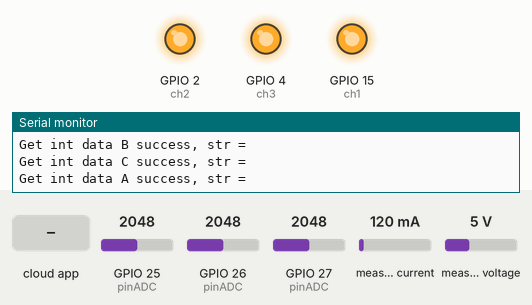
Simulated run of this sketch. Board: ESP32. Shown: output pins drawn as LEDs (lit = HIGH), the last lines printed to the serial monitor. The inputs (shaded band) are chosen by the test bench; at power-on: GPIO 25 (pinADC) = 2048, GPIO 26 (pinADC) = 2048, GPIO 27 (pinADC) = 2048, measured current 120 mA, measured voltage 5 V. WiFi joins after 1.5 s; servers stay silent unless stated; the Firebase database answers and starts empty.

Above: at 2.7 s.
2.8 s: the phone or cloud app sets r7 to true
At 3.6 s:
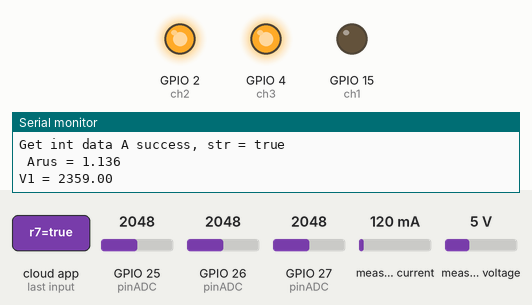
4.5 s: the phone or cloud app sets r8 to true
At 5.2 s:
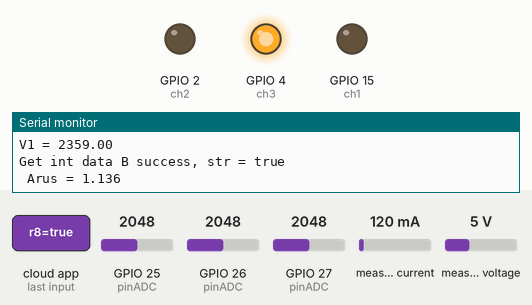
6.4 s: the phone or cloud app sets r9 to true
At 8.0 s:
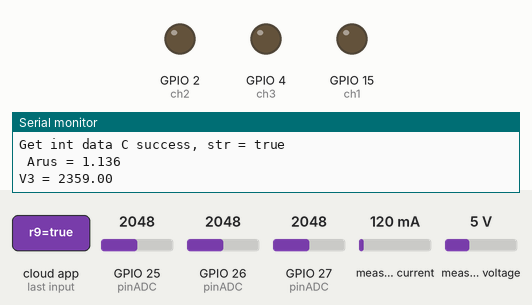
Timing chart, 0 to 9.5 s (numbered marks = the images above; inputs shaded):
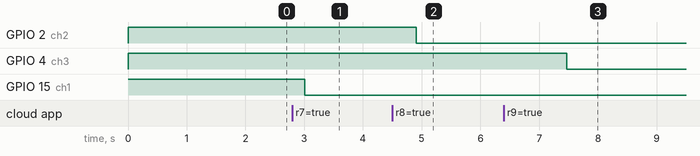

The sketch:

Kamar3.ino
```cpp
#include <FirebaseESP32.h>
#include <WiFi.h>
#define ch1 15
#define ch2 2
#define ch3 4

#define WIFI_SSID "Milik Rakyat"
#define WIFI_PASSWORD "66666666"
#define FIREBASE_HOST "electric-socket-default-rtdb.firebaseio.com"
#define FIREBASE_AUTH "5rLy39hUjnJrYUOmgEiUpyM57C6ZnvGiqnMPLLs3"
FirebaseData fbdo;

#include "EmonLib.h"
EnergyMonitor emon;
#define vCalibration 83.

void setup()
{
  pinMode(ch1, OUTPUT);
  pinMode(ch2, OUTPUT);
  pinMode(ch3, OUTPUT);
  digitalWrite(ch1, 1);
  digitalWrite(ch2, 1);
  digitalWrite(ch3, 1);

  Serial.begin(9600);
  WiFi.begin(WIFI_SSID, WIFI_PASSWORD);
  Serial.print("Connecting to Wi-Fi");
  while (WiFi.status() != WL_CONNECTED)
  {
    Serial.print(".");
    delay(300);
  }
  Serial.println();
  Serial.print("Connected with IP: ");
  Serial.println(WiFi.localIP());
  Serial.println();
  Firebase.begin(FIREBASE_HOST, FIREBASE_AUTH);
  Firebase.reconnectWiFi(true);
}

void data_acs1() {
  const int pinADC = 27;
  int sensitivitas = 66;
  int nilaiadc = 00;
  int teganganoffset = 2500; //
  double tegangan = 00;
  double nilaiarus = 00;

  nilaiadc = analogRead(pinADC);
  tegangan = (nilaiadc / 1024.0) * 5000;
  nilaiarus = ((tegangan - teganganoffset) / sensitivitas) / 100;

  Serial.print(" Arus = ");
  Serial.println(nilaiarus, 3);
  Firebase.setFloat(fbdo, "/Arus/ACS7", nilaiarus) ? "ok" : fbdo.errorReason().c_str();
}

void data_acs2() {
  const int pinADC = 26;
  int sensitivitas = 66;
  int nilaiadc = 00;
  int teganganoffset = 2500; //
  double tegangan = 00;
  double nilaiarus = 00;

  nilaiadc = analogRead(pinADC);
  tegangan = (nilaiadc / 1024.0) * 5000;
  nilaiarus = ((tegangan - teganganoffset) / sensitivitas) / 100;

  Serial.print(" Arus = ");
  Serial.println(nilaiarus, 3);
  Firebase.setFloat(fbdo, "/Arus/ACS8", nilaiarus) ? "ok" : fbdo.errorReason().c_str();
}

void data_acs3() {
  const int pinADC = 25;
  int sensitivitas = 66;
  int nilaiadc = 00;
  int teganganoffset = 2500; //
  double tegangan = 00;
  double nilaiarus = 00;

  nilaiadc = analogRead(pinADC);
  tegangan = (nilaiadc / 1024.0) * 5000;
  nilaiarus = ((tegangan - teganganoffset) / sensitivitas) / 100;

  Serial.print(" Arus = ");
  Serial.println(nilaiarus, 3);
  Firebase.setFloat(fbdo, "/Arus/ACS9", nilaiarus) ? "ok" : fbdo.errorReason().c_str();
}

void loop()
{
  //Sensor 7
  if (Firebase.getString(fbdo, "Relay/r7"))
  {
    Serial.print("Get int data A success, str = ");
    Serial.println(fbdo.stringData());
    if (fbdo.stringData() == "true")
    {
      digitalWrite(ch1, LOW);

      data_acs1();

      emon.voltage(13, vCalibration, 1.7);
      emon.calcVI(20, 2000);
      float supplyVoltage   = (emon.Vrms * 10) + 59;
      Serial.print("V1 = ");
      Serial.println(supplyVoltage);
      Firebase.setFloat(fbdo, "/Tegangan/Voltase7", supplyVoltage) ? "ok" : fbdo.errorReason().c_str();

      if (supplyVoltage == 0) {
        Firebase.setString(fbdo, "/Pesan_Error/Sensor7", "Sensor Rusak") ? "ok" : fbdo.errorReason().c_str();
      }
      else {
        Firebase.setString(fbdo, "/Pesan_Error/Sensor7", "Sensor Berfungsi") ? "ok" : fbdo.errorReason().c_str();
      }
    }
    else
    {
      digitalWrite(ch1, HIGH);
    }
  } else {
    Serial.print("Error in getString, ");
    Serial.println(fbdo.errorReason());
  }

  //Sensor 8
  if (Firebase.getString(fbdo, "Relay/r8"))
  {
    Serial.print("Get int data B success, str = ");
    Serial.println(fbdo.stringData());
    if (fbdo.stringData() == "true")
    {
      digitalWrite(ch2, LOW);

      data_acs2();

      emon.voltage(12, vCalibration, 1.7);
      emon.calcVI(20, 2000);
      float supplyVoltage   = (emon.Vrms * 10) + 59;
      Serial.print("V2 = ");
      Serial.println(supplyVoltage);
      Firebase.setFloat(fbdo, "/Tegangan/Voltase8", supplyVoltage) ? "ok" : fbdo.errorReason().c_str();

      if (supplyVoltage == 0) {
        Firebase.setString(fbdo, "/Pesan_Error/Sensor8", "Sensor Rusak") ? "ok" : fbdo.errorReason().c_str();
      }
      else {
        Firebase.setString(fbdo, "/Pesan_Error/Sensor8", "Sensor Berfungsi") ? "ok" : fbdo.errorReason().c_str();
      }
    }
    else
    {
      digitalWrite(ch2, HIGH);
    }
  } else {
    Serial.print("Error in getString, ");
    Serial.println(fbdo.errorReason());
  }

  //Sensor 9
  if (Firebase.getString(fbdo, "Relay/r9"))
  {
    Serial.print("Get int data C success, str = ");
    Serial.println(fbdo.stringData());
    if (fbdo.stringData() == "true")
    {
      digitalWrite(ch3, LOW);

      data_acs3();

      emon.voltage(14, vCalibration, 1.7);
      emon.calcVI(20, 2000);
      float supplyVoltage   = (emon.Vrms * 10) + 59;
      Serial.print("V3 = ");
      Serial.println(supplyVoltage);
      Firebase.setFloat(fbdo, "/Tegangan/Voltase9", supplyVoltage) ? "ok" : fbdo.errorReason().c_str();

      if (supplyVoltage == 0) {
        Firebase.setString(fbdo, "/Pesan_Error/Sensor9", "Sensor Rusak") ? "ok" : fbdo.errorReason().c_str();
      }
      else {
        Firebase.setString(fbdo, "/Pesan_Error/Sensor9", "Sensor Berfungsi") ? "ok" : fbdo.errorReason().c_str();
      }
    }
    else
    {
      digitalWrite(ch3, HIGH);
    }
  } else {
    Serial.print("Error in getString, ");
    Serial.println(fbdo.errorReason());
  }
}
```

Measured:
- after the input at 2.8 s, GPIO 15 (ch1): HIGH → LOW after 0.21 s
- after the input at 4.5 s, GPIO 2 (ch2): HIGH → LOW after 0.41 s
- after the input at 6.4 s, GPIO 4 (ch3): HIGH → LOW after 1.1 s
